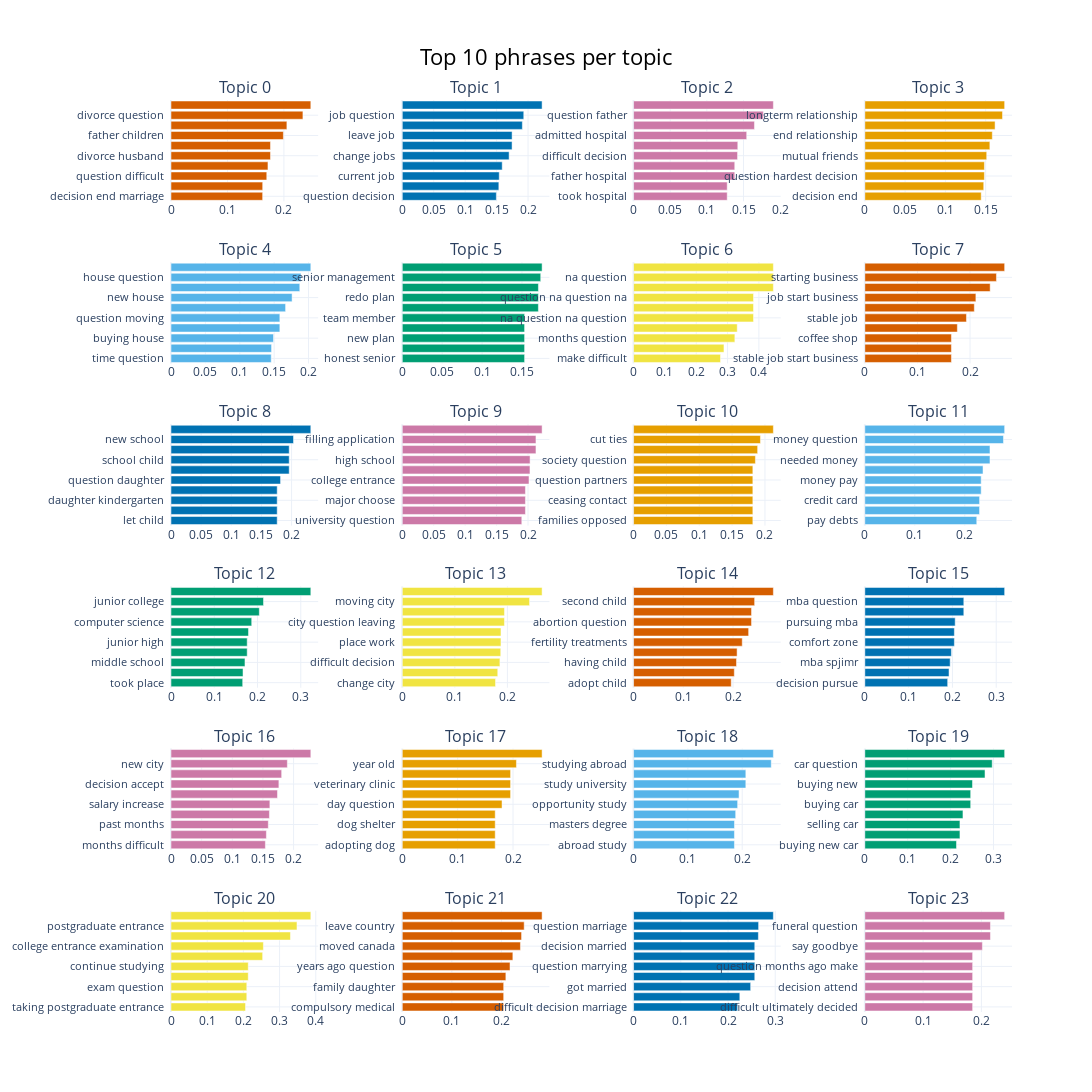

This figure's notebook cell:
### Code cell
# Bar Chart
import umap

topic_model.visualize_barchart(
    custom_labels=False, # ignored if none provided
    autoscale=True,
    top_n_topics=100, # arbitrarily high number to make sure all are plotted
    n_words=10,
    width=450,
    title="Top 10 phrases per topic"
    )

### Figure 1 — Plotly figure (JSON) as saved in the notebook; plotly's stock layout.template omitted (floating-point values rounded to 4 significant figures)
{"data": [{"marker": {"color": "#D55E00"}, "orientation": "h", "type": "bar", "x": [0.1623, 0.1624, 0.1696, 0.1717, 0.1762, 0.1762, 0.199, 0.2052, 0.2336, 0.2476], "xaxis": "x", "y": ["decision end marriage  ", "question difficult decision  ", "question difficult  ", "years ago  ", "divorce husband  ", "end marriage  ", "father children  ", "question divorce  ", "divorce question  ", "decision divorce  "], "yaxis": "y"}, {"marker": {"color": "#0072B2"}, "orientation": "h", "type": "bar", "x": [0.1496, 0.1536, 0.1542, 0.1589, 0.1699, 0.1746, 0.1747, 0.191, 0.1932, 0.2224], "xaxis": "x2", "y": ["question decision  ", "decision change  ", "current job  ", "changing jobs  ", "change jobs  ", "change job  ", "leave job  ", "quit job  ", "job question  ", "new job  "], "yaxis": "y2"}, {"marker": {"color": "#CC79A7"}, "orientation": "h", "type": "bar", "x": [0.1278, 0.1278, 0.1381, 0.1381, 0.1419, 0.1422, 0.1544, 0.1649, 0.1771, 0.1907], "xaxis": "x3", "y": ["took hospital  ", "fathers alcoholism  ", "father hospital  ", "mother died  ", "difficult decision  ", "went doctor  ", "admitted hospital  ", "surgery question  ", "question father  ", "nursing home  "], "yaxis": "y3"}, {"marker": {"color": "#E69F00"}, "orientation": "h", "type": "bar", "x": [0.1445, 0.1476, 0.1484, 0.1485, 0.1513, 0.1552, 0.1583, 0.1617, 0.1709, 0.1736], "xaxis": "x4", "y": ["decision end  ", "question breaking  ", "question hardest decision  ", "felt like  ", "mutual friends  ", "question hardest  ", "end relationship  ", "decision break  ", "longterm relationship  ", "relationship question  "], "yaxis": "y4"}, {"marker": {"color": "#56B4E9"}, "orientation": "h", "type": "bar", "x": [0.1458, 0.1462, 0.149, 0.1583, 0.1583, 0.1666, 0.1761, 0.1873, 0.189, 0.2033], "xaxis": "x5", "y": ["time question  ", "parents house  ", "buying house  ", "big city  ", "question moving  ", "school district  ", "new house  ", "buy house  ", "house question  ", "real estate  "], "yaxis": "y5"}, {"marker": {"color": "#009E73"}, "orientation": "h", "type": "bar", "x": [0.1533, 0.1533, 0.1533, 0.1533, 0.1533, 0.1706, 0.1706, 0.1706, 0.1735, 0.1752], "xaxis": "x6", "y": ["honest senior  ", "copyright dispute  ", "new plan  ", "new product promotion  ", "team member  ", "team members  ", "redo plan  ", "development team  ", "senior management  ", "job question  "], "yaxis": "y6"}, {"marker": {"color": "#F0E442"}, "orientation": "h", "type": "bar", "x": [0.2775, 0.2885, 0.3233, 0.3308, 0.3828, 0.3828, 0.3828, 0.4462, 0.4462, 0.4462], "xaxis": "x7", "y": ["make difficult  ", "decisions question  ", "months question  ", "difficult decisions  ", "na question na question  ", "na question na  ", "question na question na  ", "question na  ", "na question  ", "question na question  "], "yaxis": "y7"}, {"marker": {"color": "#D55E00"}, "orientation": "h", "type": "bar", "x": [0.1646, 0.1646, 0.1646, 0.1759, 0.1932, 0.2081, 0.2111, 0.2383, 0.2502, 0.2658], "xaxis": "x8", "y": ["stable job start business  ", "start business question  ", "coffee shop  ", "stable job start  ", "stable job  ", "business question  ", "job start business  ", "job start  ", "starting business  ", "start business  "], "yaxis": "y8"}, {"marker": {"color": "#0072B2"}, "orientation": "h", "type": "bar", "x": [0.1762, 0.1762, 0.1762, 0.1762, 0.1817, 0.1961, 0.1961, 0.1961, 0.2032, 0.2319], "xaxis": "x9", "y": ["let child  ", "child primary school  ", "daughter kindergarten  ", "child primary  ", "question daughter  ", "send child  ", "school child  ", "private school  ", "new school  ", "primary school  "], "yaxis": "y9"}, {"marker": {"color": "#CC79A7"}, "orientation": "h", "type": "bar", "x": [0.1901, 0.1959, 0.1959, 0.1959, 0.2015, 0.2031, 0.2032, 0.2126, 0.2126, 0.2224], "xaxis": "x10", "y": ["university question  ", "higher management  ", "major choose  ", "filling application form  ", "college entrance  ", "college entrance examination  ", "high school  ", "choose major  ", "filling application  ", "application form  "], "yaxis": "y10"}, {"marker": {"color": "#E69F00"}, "orientation": "h", "type": "bar", "x": [0.1816, 0.1816, 0.1816, 0.1816, 0.1816, 0.1816, 0.1855, 0.1889, 0.1932, 0.2128], "xaxis": "x11", "y": ["families opposed  ", "hard tell  ", "ceasing contact  ", "come sit  ", "question partners  ", "able visit  ", "society question  ", "family members  ", "cut ties  ", "life question  "], "yaxis": "y11"}, {"marker": {"color": "#56B4E9"}, "orientation": "h", "type": "bar", "x": [0.224, 0.2295, 0.2296, 0.2328, 0.2328, 0.2365, 0.2504, 0.2504, 0.2774, 0.2798], "xaxis": "x12", "y": ["pay debts  ", "money time  ", "credit card  ", "pay question  ", "money pay  ", "borrow money  ", "needed money  ", "took loan  ", "money question  ", "loan question  "], "yaxis": "y12"}, {"marker": {"color": "#009E73"}, "orientation": "h", "type": "bar", "x": [0.1657, 0.1665, 0.171, 0.1761, 0.1761, 0.1792, 0.1866, 0.2041, 0.2138, 0.3232], "xaxis": "x13", "y": ["took place  ", "financial difficulties  ", "middle school  ", "junior high school  ", "junior high  ", "family wanted  ", "computer science  ", "going college  ", "junior college  ", "high school  "], "yaxis": "y13"}, {"marker": {"color": "#F0E442"}, "orientation": "h", "type": "bar", "x": [0.1774, 0.1817, 0.1858, 0.1874, 0.1878, 0.1878, 0.1944, 0.1944, 0.2422, 0.266], "xaxis": "x14", "y": ["change city  ", "friends family  ", "difficult decision  ", "city environment  ", "place work  ", "moving away  ", "city question leaving  ", "question moving  ", "moving city  ", "city question  "], "yaxis": "y14"}, {"marker": {"color": "#D55E00"}, "orientation": "h", "type": "bar", "x": [0.1964, 0.2026, 0.207, 0.2082, 0.2186, 0.2314, 0.2373, 0.2373, 0.2435, 0.2812], "xaxis": "x15", "y": ["adopt child  ", "question child  ", "having child  ", "child question  ", "fertility treatments  ", "got pregnant  ", "abortion question  ", "question abortion  ", "second child  ", "cesarean section  "], "yaxis": "y15"}, {"marker": {"color": "#0072B2"}, "orientation": "h", "type": "bar", "x": [0.1892, 0.1922, 0.1949, 0.1977, 0.2045, 0.2045, 0.2063, 0.226, 0.226, 0.3193], "xaxis": "x16", "y": ["decision pursue  ", "took place  ", "mba spjimr  ", "question difficult decisions  ", "comfort zone  ", "job pursue  ", "pursuing mba  ", "job pursue mba  ", "mba question  ", "pursue mba  "], "yaxis": "y16"}, {"marker": {"color": "#CC79A7"}, "orientation": "h", "type": "bar", "x": [0.154, 0.1556, 0.1588, 0.1606, 0.1613, 0.1737, 0.176, 0.1806, 0.1898, 0.2281], "xaxis": "x17", "y": ["months difficult  ", "need consider  ", "past months  ", "new environment  ", "salary increase  ", "promotion opportunity  ", "decision accept  ", "difficult decision accept  ", "new city  ", "career development  "], "yaxis": "y17"}, {"marker": {"color": "#E69F00"}, "orientation": "h", "type": "bar", "x": [0.1679, 0.1679, 0.1679, 0.1679, 0.1802, 0.1956, 0.1956, 0.1956, 0.2062, 0.2525], "xaxis": "x18", "y": ["adopting dog  ", "dog sleep husband  ", "dog shelter  ", "thing question difficult decision  ", "day question  ", "responsibility animal  ", "veterinary clinic  ", "correct thing  ", "year old  ", "dog sleep  "], "yaxis": "y18"}, {"marker": {"color": "#56B4E9"}, "orientation": "h", "type": "bar", "x": [0.1857, 0.1857, 0.1858, 0.188, 0.1916, 0.1942, 0.2067, 0.2067, 0.2535, 0.2574], "xaxis": "x19", "y": ["abroad study  ", "boston university  ", "masters degree  ", "united states  ", "opportunity study  ", "away family  ", "study university  ", "foreign country  ", "studying abroad  ", "study abroad  "], "yaxis": "y19"}, {"marker": {"color": "#009E73"}, "orientation": "h", "type": "bar", "x": [0.2138, 0.2218, 0.2218, 0.2289, 0.2469, 0.2469, 0.2511, 0.2803, 0.2971, 0.3261], "xaxis": "x20", "y": ["buying new car  ", "buy car question  ", "selling car  ", "decision buy  ", "buying car  ", "car wanted  ", "buying new  ", "new car  ", "car question  ", "buy car  "], "yaxis": "y20"}, {"marker": {"color": "#F0E442"}, "orientation": "h", "type": "bar", "x": [0.2059, 0.2094, 0.2094, 0.2134, 0.2134, 0.2532, 0.2552, 0.33, 0.348, 0.3863], "xaxis": "x21", "y": ["taking postgraduate entrance  ", "entrance exam  ", "exam question  ", "graduate school  ", "continue studying  ", "college entrance  ", "college entrance examination  ", "postgraduate entrance examination  ", "postgraduate entrance  ", "entrance examination  "], "yaxis": "y21"}, {"marker": {"color": "#D55E00"}, "orientation": "h", "type": "bar", "x": [0.2045, 0.2045, 0.2045, 0.209, 0.2173, 0.2231, 0.2384, 0.2406, 0.2459, 0.282], "xaxis": "x22", "y": ["compulsory medical  ", "compulsory medical insurance  ", "family daughter  ", "united states  ", "years ago question  ", "new country  ", "moved canada  ", "leave family  ", "leave country  ", "country question  "], "yaxis": "y22"}, {"marker": {"color": "#0072B2"}, "orientation": "h", "type": "bar", "x": [0.2203, 0.225, 0.248, 0.2567, 0.2567, 0.2567, 0.2567, 0.2643, 0.2648, 0.2961], "xaxis": "x23", "y": ["difficult decision marriage  ", "rest life  ", "got married  ", "young man  ", "question marrying  ", "question kind  ", "decision married  ", "getting married  ", "question marriage  ", "married question  "], "yaxis": "y23"}, {"marker": {"color": "#CC79A7"}, "orientation": "h", "type": "bar", "x": [0.185, 0.185, 0.185, 0.185, 0.185, 0.185, 0.2017, 0.2155, 0.2155, 0.2399], "xaxis": "x24", "y": ["difficult ultimately decided  ", "difficult ultimately  ", "decision attend  ", "attend grandmothers funeral  ", "question months ago make  ", "league final  ", "say goodbye  ", "home attend  ", "funeral question  ", "grandmothers funeral  "], "yaxis": "y24"}], "layout": {"annotations": [{"font": {"size": 16}, "showarrow": false, "text": "Topic 0", "x": 0.0875, "xanchor": "center", "xref": "paper", "y": 1, "yanchor": "bottom", "yref": "paper"}, {"font": {"size": 16}, "showarrow": false, "text": "Topic 1", "x": 0.3625, "xanchor": "center", "xref": "paper", "y": 1, "yanchor": "bottom", "yref": "paper"}, {"font": {"size": 16}, "showarrow": false, "text": "Topic 2", "x": 0.6375, "xanchor": "center", "xref": "paper", "y": 1, "yanchor": "bottom", "yref": "paper"}, {"font": {"size": 16}, "showarrow": false, "text": "Topic 3", "x": 0.9125, "xanchor": "center", "xref": "paper", "y": 1, "yanchor": "bottom", "yref": "paper"}, {"font": {"size": 16}, "showarrow": false, "text": "Topic 4", "x": 0.0875, "xanchor": "center", "xref": "paper", "y": 0.8222, "yanchor": "bottom", "yref": "paper"}, {"font": {"size": 16}, "showarrow": false, "text": "Topic 5", "x": 0.3625, "xanchor": "center", "xref": "paper", "y": 0.8222, "yanchor": "bottom", "yref": "paper"}, {"font": {"size": 16}, "showarrow": false, "text": "Topic 6", "x": 0.6375, "xanchor": "center", "xref": "paper", "y": 0.8222, "yanchor": "bottom", "yref": "paper"}, {"font": {"size": 16}, "showarrow": false, "text": "Topic 7", "x": 0.9125, "xanchor": "center", "xref": "paper", "y": 0.8222, "yanchor": "bottom", "yref": "paper"}, {"font": {"size": 16}, "showarrow": false, "text": "Topic 8", "x": 0.0875, "xanchor": "center", "xref": "paper", "y": 0.6444, "yanchor": "bottom", "yref": "paper"}, {"font": {"size": 16}, "showarrow": false, "text": "Topic 9", "x": 0.3625, "xanchor": "center", "xref": "paper", "y": 0.6444, "yanchor": "bottom", "yref": "paper"}, {"font": {"size": 16}, "showarrow": false, "text": "Topic 10", "x": 0.6375, "xanchor": "center", "xref": "paper", "y": 0.6444, "yanchor": "bottom", "yref": "paper"}, {"font": {"size": 16}, "showarrow": false, "text": "Topic 11", "x": 0.9125, "xanchor": "center", "xref": "paper", "y": 0.6444, "yanchor": "bottom", "yref": "paper"}, {"font": {"size": 16}, "showarrow": false, "text": "Topic 12", "x": 0.0875, "xanchor": "center", "xref": "paper", "y": 0.4667, "yanchor": "bottom", "yref": "paper"}, {"font": {"size": 16}, "showarrow": false, "text": "Topic 13", "x": 0.3625, "xanchor": "center", "xref": "paper", "y": 0.4667, "yanchor": "bottom", "yref": "paper"}, {"font": {"size": 16}, "showarrow": false, "text": "Topic 14", "x": 0.6375, "xanchor": "center", "xref": "paper", "y": 0.4667, "yanchor": "bottom", "yref": "paper"}, {"font": {"size": 16}, "showarrow": false, "text": "Topic 15", "x": 0.9125, "xanchor": "center", "xref": "paper", "y": 0.4667, "yanchor": "bottom", "yref": "paper"}, {"font": {"size": 16}, "showarrow": false, "text": "Topic 16", "x": 0.0875, "xanchor": "center", "xref": "paper", "y": 0.2889, "yanchor": "bottom", "yref": "paper"}, {"font": {"size": 16}, "showarrow": false, "text": "Topic 17", "x": 0.3625, "xanchor": "center", "xref": "paper", "y": 0.2889, "yanchor": "bottom", "yref": "paper"}, {"font": {"size": 16}, "showarrow": false, "text": "Topic 18", "x": 0.6375, "xanchor": "center", "xref": "paper", "y": 0.2889, "yanchor": "bottom", "yref": "paper"}, {"font": {"size": 16}, "showarrow": false, "text": "Topic 19", "x": 0.9125, "xanchor": "center", "xref": "paper", "y": 0.2889, "yanchor": "bottom", "yref": "paper"}, {"font": {"size": 16}, "showarrow": false, "text": "Topic 20", "x": 0.0875, "xanchor": "center", "xref": "paper", "y": 0.1111, "yanchor": "bottom", "yref": "paper"}, {"font": {"size": 16}, "showarrow": false, "text": "Topic 21", "x": 0.3625, "xanchor": "center", "xref": "paper", "y": 0.1111, "yanchor": "bottom", "yref": "paper"}, {"font": {"size": 16}, "showarrow": false, "text": "Topic 22", "x": 0.6375, "xanchor": "center", "xref": "paper", "y": 0.1111, "yanchor": "bottom", "yref": "paper"}, {"font": {"size": 16}, "showarrow": false, "text": "Topic 23", "x": 0.9125, "xanchor": "center", "xref": "paper", "y": 0.1111, "yanchor": "bottom", "yref": "paper"}], "height": 1500, "hoverlabel": {"bgcolor": "white", "font": {"family": "Rockwell", "size": 16}}, "showlegend": false, "title": {"font": {"color": "Black", "size": 22}, "text": "Top 10 phrases per topic", "x": 0.5, "xanchor": "center", "yanchor": "top"}, "width": 1800, "xaxis": {"anchor": "y", "domain": [0, 0.175], "showgrid": true}, "xaxis10": {"anchor": "y10", "domain": [0.275, 0.45], "showgrid": true}, "xaxis11": {"anchor": "y11", "domain": [0.55, 0.725], "showgrid": true}, "xaxis12": {"anchor": "y12", "domain": [0.825, 1], "showgrid": true}, "xaxis13": {"anchor": "y13", "domain": [0, 0.175], "showgrid": true}, "xaxis14": {"anchor": "y14", "domain": [0.275, 0.45], "showgrid": true}, "xaxis15": {"anchor": "y15", "domain": [0.55, 0.725], "showgrid": true}, "xaxis16": {"anchor": "y16", "domain": [0.825, 1], "showgrid": true}, "xaxis17": {"anchor": "y17", "domain": [0, 0.175], "showgrid": true}, "xaxis18": {"anchor": "y18", "domain": [0.275, 0.45], "showgrid": true}, "xaxis19": {"anchor": "y19", "domain": [0.55, 0.725], "showgrid": true}, "xaxis2": {"anchor": "y2", "domain": [0.275, 0.45], "showgrid": true}, "xaxis20": {"anchor": "y20", "domain": [0.825, 1], "showgrid": true}, "xaxis21": {"anchor": "y21", "domain": [0, 0.175], "showgrid": true}, "xaxis22": {"anchor": "y22", "domain": [0.275, 0.45], "showgrid": true}, "xaxis23": {"anchor": "y23", "domain": [0.55, 0.725], "showgrid": true}, "xaxis24": {"anchor": "y24", "domain": [0.825, 1], "showgrid": true}, "xaxis3": {"anchor": "y3", "domain": [0.55, 0.725], "showgrid": true}, "xaxis4": {"anchor": "y4", "domain": [0.825, 1], "showgrid": true}, "xaxis5": {"anchor": "y5", "domain": [0, 0.175], "showgrid": true}, "xaxis6": {"anchor": "y6", "domain": [0.275, 0.45], "showgrid": true}, "xaxis7": {"anchor": "y7", "domain": [0.55, 0.725], "showgrid": true}, "xaxis8": {"anchor": "y8", "domain": [0.825, 1], "showgrid": true}, "xaxis9": {"anchor": "y9", "domain": [0, 0.175], "showgrid": true}, "yaxis": {"anchor": "x", "domain": [0.8889, 1], "showgrid": true, "tickfont": {"size": 11}}, "yaxis10": {"anchor": "x10", "domain": [0.5333, 0.6444], "showgrid": true, "tickfont": {"size": 11}}, "yaxis11": {"anchor": "x11", "domain": [0.5333, 0.6444], "showgrid": true, "tickfont": {"size": 11}}, "yaxis12": {"anchor": "x12", "domain": [0.5333, 0.6444], "showgrid": true, "tickfont": {"size": 11}}, "yaxis13": {"anchor": "x13", "domain": [0.3556, 0.4667], "showgrid": true, "tickfont": {"size": 11}}, "yaxis14": {"anchor": "x14", "domain": [0.3556, 0.4667], "showgrid": true, "tickfont": {"size": 11}}, "yaxis15": {"anchor": "x15", "domain": [0.3556, 0.4667], "showgrid": true, "tickfont": {"size": 11}}, "yaxis16": {"anchor": "x16", "domain": [0.3556, 0.4667], "showgrid": true, "tickfont": {"size": 11}}, "yaxis17": {"anchor": "x17", "domain": [0.1778, 0.2889], "showgrid": true, "tickfont": {"size": 11}}, "yaxis18": {"anchor": "x18", "domain": [0.1778, 0.2889], "showgrid": true, "tickfont": {"size": 11}}, "yaxis19": {"anchor": "x19", "domain": [0.1778, 0.2889], "showgrid": true, "tickfont": {"size": 11}}, "yaxis2": {"anchor": "x2", "domain": [0.8889, 1], "showgrid": true, "tickfont": {"size": 11}}, "yaxis20": {"anchor": "x20", "domain": [0.1778, 0.2889], "showgrid": true, "tickfont": {"size": 11}}, "yaxis21": {"anchor": "x21", "domain": [0, 0.1111], "showgrid": true, "tickfont": {"size": 11}}, "yaxis22": {"anchor": "x22", "domain": [0, 0.1111], "showgrid": true, "tickfont": {"size": 11}}, "yaxis23": {"anchor": "x23", "domain": [0, 0.1111], "showgrid": true, "tickfont": {"size": 11}}, "yaxis24": {"anchor": "x24", "domain": [0, 0.1111], "showgrid": true, "tickfont": {"size": 11}}, "yaxis3": {"anchor": "x3", "domain": [0.8889, 1], "showgrid": true, "tickfont": {"size": 11}}, "yaxis4": {"anchor": "x4", "domain": [0.8889, 1], "showgrid": true, "tickfont": {"size": 11}}, "yaxis5": {"anchor": "x5", "domain": [0.7111, 0.8222], "showgrid": true, "tickfont": {"size": 11}}, "yaxis6": {"anchor": "x6", "domain": [0.7111, 0.8222], "showgrid": true, "tickfont": {"size": 11}}, "yaxis7": {"anchor": "x7", "domain": [0.7111, 0.8222], "showgrid": true, "tickfont": {"size": 11}}, "yaxis8": {"anchor": "x8", "domain": [0.7111, 0.8222], "showgrid": true, "tickfont": {"size": 11}}, "yaxis9": {"anchor": "x9", "domain": [0.5333, 0.6444], "showgrid": true, "tickfont": {"size": 11}}}}
